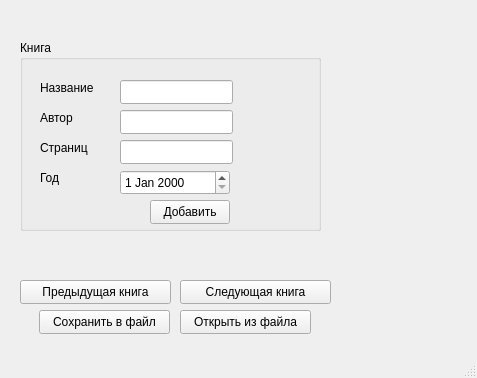
<?xml version="1.0" encoding="UTF-8"?>
<ui version="4.0">
 <class>MainWindow</class>
 <widget class="QMainWindow" name="MainWindow">
  <property name="geometry">
   <rect>
    <x>0</x>
    <y>0</y>
    <width>477</width>
    <height>378</height>
   </rect>
  </property>
  <property name="windowTitle">
   <string>MainWindow</string>
  </property>
  <widget class="QWidget" name="centralwidget">
   <widget class="QGroupBox" name="groupBox">
    <property name="geometry">
     <rect>
      <x>20</x>
      <y>40</y>
      <width>301</width>
      <height>191</height>
     </rect>
    </property>
    <property name="title">
     <string>Книга</string>
    </property>
    <widget class="QLineEdit" name="le_title">
     <property name="geometry">
      <rect>
       <x>100</x>
       <y>40</y>
       <width>113</width>
       <height>24</height>
      </rect>
     </property>
    </widget>
    <widget class="QLineEdit" name="le_author">
     <property name="geometry">
      <rect>
       <x>100</x>
       <y>70</y>
       <width>113</width>
       <height>24</height>
      </rect>
     </property>
    </widget>
    <widget class="QLabel" name="label">
     <property name="geometry">
      <rect>
       <x>20</x>
       <y>40</y>
       <width>58</width>
       <height>16</height>
      </rect>
     </property>
     <property name="text">
      <string>Название</string>
     </property>
    </widget>
    <widget class="QLabel" name="label_2">
     <property name="geometry">
      <rect>
       <x>20</x>
       <y>70</y>
       <width>58</width>
       <height>16</height>
      </rect>
     </property>
     <property name="text">
      <string>Автор</string>
     </property>
    </widget>
    <widget class="QLabel" name="label_3">
     <property name="geometry">
      <rect>
       <x>20</x>
       <y>130</y>
       <width>58</width>
       <height>16</height>
      </rect>
     </property>
     <property name="text">
      <string>Год</string>
     </property>
    </widget>
    <widget class="QDateEdit" name="de_year">
     <property name="geometry">
      <rect>
       <x>100</x>
       <y>130</y>
       <width>110</width>
       <height>25</height>
      </rect>
     </property>
    </widget>
    <widget class="QLabel" name="label_4">
     <property name="geometry">
      <rect>
       <x>20</x>
       <y>100</y>
       <width>58</width>
       <height>16</height>
      </rect>
     </property>
     <property name="text">
      <string>Страниц</string>
     </property>
    </widget>
    <widget class="QLineEdit" name="le_pages">
     <property name="geometry">
      <rect>
       <x>100</x>
       <y>100</y>
       <width>113</width>
       <height>24</height>
      </rect>
     </property>
    </widget>
    <widget class="QPushButton" name="pb_add">
     <property name="geometry">
      <rect>
       <x>130</x>
       <y>160</y>
       <width>80</width>
       <height>24</height>
      </rect>
     </property>
     <property name="text">
      <string>Добавить</string>
     </property>
    </widget>
   </widget>
   <widget class="QPushButton" name="pb_show_next">
    <property name="geometry">
     <rect>
      <x>180</x>
      <y>280</y>
      <width>151</width>
      <height>24</height>
     </rect>
    </property>
    <property name="text">
     <string>Следующая книга</string>
    </property>
   </widget>
   <widget class="QPushButton" name="pb_show_prev">
    <property name="geometry">
     <rect>
      <x>20</x>
      <y>280</y>
      <width>151</width>
      <height>24</height>
     </rect>
    </property>
    <property name="text">
     <string>Предыдущая книга</string>
    </property>
   </widget>
   <widget class="QPushButton" name="pb_saveFile">
    <property name="geometry">
     <rect>
      <x>39</x>
      <y>310</y>
      <width>131</width>
      <height>24</height>
     </rect>
    </property>
    <property name="text">
     <string>Сохранить в файл</string>
    </property>
   </widget>
   <widget class="QPushButton" name="pb_loadFile">
    <property name="geometry">
     <rect>
      <x>180</x>
      <y>310</y>
      <width>131</width>
      <height>24</height>
     </rect>
    </property>
    <property name="text">
     <string>Открыть из файла</string>
    </property>
   </widget>
  </widget>
  <widget class="QMenuBar" name="menubar">
   <property name="geometry">
    <rect>
     <x>0</x>
     <y>0</y>
     <width>477</width>
     <height>21</height>
    </rect>
   </property>
  </widget>
  <widget class="QStatusBar" name="statusbar"/>
 </widget>
 <resources/>
 <connections/>
</ui>
